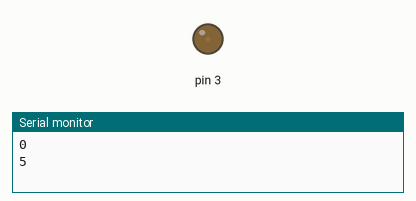
Simulated run of this sketch. Board: Arduino Uno, built with avr-gcc and run on an emulated ATmega328P. Parts: output pins drawn as LEDs (lit = HIGH), the last lines printed to the serial monitor.

Above: at 0.05 s.
At 0.95 s:
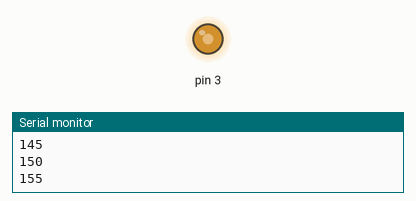
At 1.4 s:
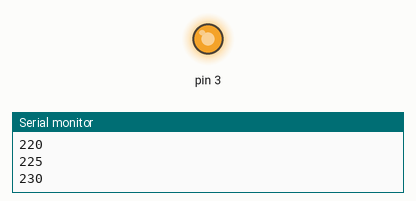
At 2.8 s:
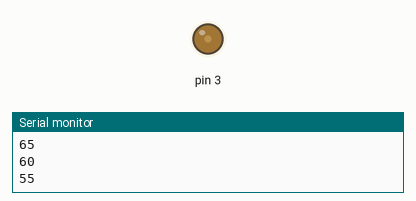
Timing chart, 0 to 7.2 s (numbered marks = the images above):
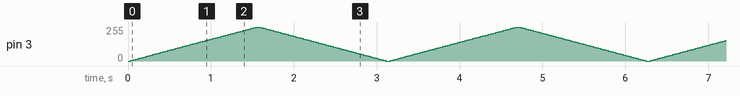

The sketch:

fade.ino
```cpp
void setup() {
  // put your setup code here, to run once:
Serial.begin(9600);
}

void loop() {
  // put your main code here, to run repeatedly:
for(int fadeValue= 0; fadeValue <= 255; fadeValue +=5){
    Serial.println(fadeValue);
    analogWrite(3, fadeValue);
    delay(30);
}
for(int fadeValue= 255; fadeValue >= 0; fadeValue -=5){
    Serial.println(fadeValue);
    analogWrite(3, fadeValue);
    delay(30);
}
}
```
